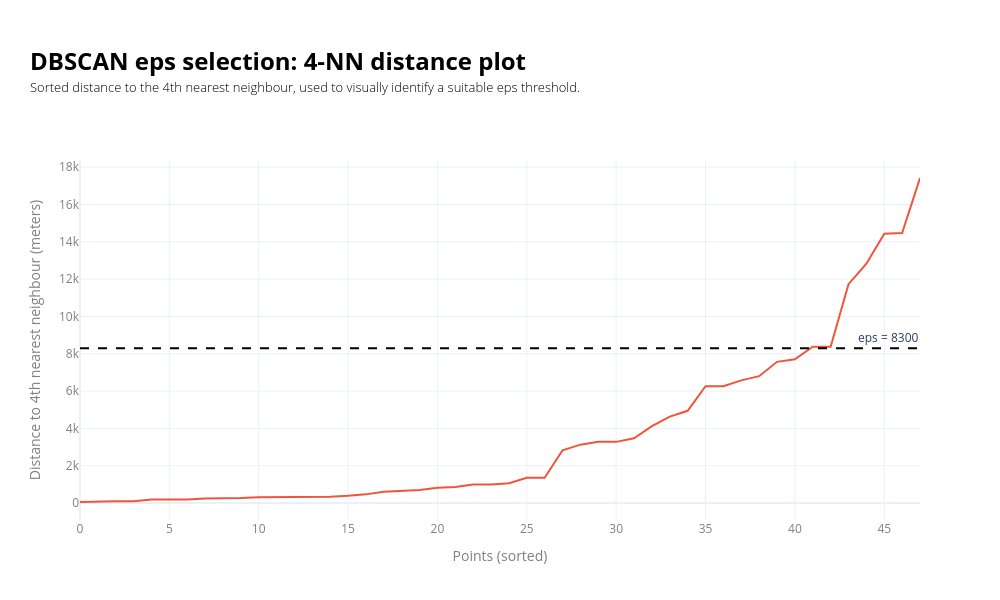

The notebook cell this image was saved under:
### Code cell
#| include: false
fig = go.Figure()

fig.add_trace(
    go.Scatter(
        x=np.arange(len(k_dist)),
        y=k_dist,
        mode="lines",
        name=f"{k}-NN distance",
        line=dict(color=px.colors.qualitative.Plotly[1], width=2)
    )
)

fig.add_hline(
    y=8300,
    line_dash="dash",
    line_color="black",
    annotation_text="eps = 8300",
    annotation_position="top right"
)

fig.update_layout(
    width=1000,
    height=600,
    template="plotly_white",
    title=dict(
        text=(
            f"<br><span style='font-size:24px; font-weight:bold; color:{notes_colour}; display:block; margin-bottom:2px;'>"
            f"DBSCAN eps selection: {k}-NN distance plot"
            "</span><br>"
            f"<span style='font-size:13px; font-weight:300; color:{notes_colour}; display:block; margin-bottom:0px;'>"
            "Sorted distance to the 4th nearest neighbour, used to visually identify a suitable eps threshold."
            "</span><br>"
        ),
        x=0.03,
        xanchor="left",
        y=0.92,
        yanchor="top",
    ),
    margin=dict(t=160),
    legend=dict(font=dict(color=labels_colour))
)

fig.update_xaxes(
    title_text="Points (sorted)",
    tickfont=dict(color=labels_colour),
    title_font=dict(color=labels_colour)
)

fig.update_yaxes(
    title_text=f"Distance to {k}th nearest neighbour (meters)",
    tickfont=dict(color=labels_colour),
    title_font=dict(color=labels_colour)
)

fig.show(config={
    "toImageButtonOptions": {
        "format": "png",
        "filename": "figure",
        "scale": 4
    }
})

### Figure 1 — Plotly figure (JSON) as saved in the notebook; plotly's stock layout.template omitted (floating-point values rounded to 4 significant figures)
{"data": [{"line": {"color": "#EF553B", "width": 2}, "mode": "lines", "name": "4-NN distance", "type": "scatter", "x": [0, 1, 2, 3, 4, 5, 6, 7, 8, 9, 10, 11, 12, 13, 14, 15, 16, 17, 18, 19, 20, 21, 22, 23, 24, 25, 26, 27, 28, 29, 30, 31, 32, 33, 34, 35, 36, 37, 38, 39, 40, 41, 42, 43, 44, 45, 46, 47], "y": [52.6, 85.04, 87.82, 87.82, 181.9, 188.1, 188.1, 246.4, 246.4, 262.0, 303.5, 310.1, 310.1, 339.0, 339.0, 384.4, 461.5, 602.1, 642.4, 701.3, 816.5, 854.2, 987.6, 993.6, 1062.0, 1351.0, 1355.0, 2828.0, 3126.0, 3276.0, 3276.0, 3472.0, 4119.0, 4626.0, 4942.0, 6263.0, 6263.0, 6573.0, 6797.0, 7565.0, 7700.0, 8374.0, 8374.0, 11730.0, 12820.0, 14430.0, 14470.0, 17420.0]}], "layout": {"annotations": [{"showarrow": false, "text": "eps = 8300", "x": 1, "xanchor": "right", "xref": "x domain", "y": 8300, "yanchor": "bottom", "yref": "y"}], "height": 600, "legend": {"font": {"color": "grey"}}, "margin": {"t": 160}, "shapes": [{"line": {"color": "black", "dash": "dash"}, "type": "line", "x0": 0, "x1": 1, "xref": "x domain", "y0": 8300, "y1": 8300, "yref": "y"}], "title": {"text": "<br><span style='font-size:24px; font-weight:bold; color:black; display:block; margin-bottom:2px;'>DBSCAN eps selection: 4-NN distance plot</span><br><span style='font-size:13px; font-weight:300; color:black; display:block; margin-bottom:0px;'>Sorted distance to the 4th nearest neighbour, used to visually identify a suitable eps threshold.</span><br>", "x": 0.03, "xanchor": "left", "y": 0.92, "yanchor": "top"}, "width": 1000, "xaxis": {"tickfont": {"color": "grey"}, "title": {"font": {"color": "grey"}, "text": "Points (sorted)"}}, "yaxis": {"tickfont": {"color": "grey"}, "title": {"font": {"color": "grey"}, "text": "Distance to 4th nearest neighbour (meters)"}}}}
